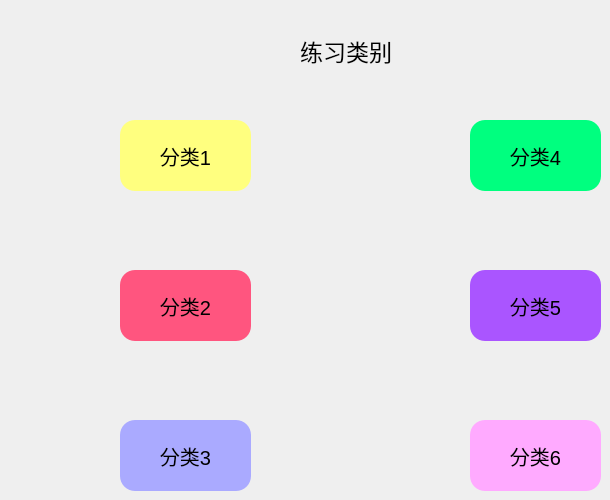
     <widget class="QWidget" name="page_6">
      <widget class="QPushButton" name="ex_class5_2">
       <property name="geometry">
        <rect>
         <x>470</x>
         <y>270</y>
         <width>131</width>
         <height>71</height>
        </rect>
       </property>
       <property name="font">
        <font>
         <pointsize>15</pointsize>
        </font>
       </property>
       <property name="styleSheet">
        <string notr="true">

QPushButton{
	background-color:rgb(170, 85, 255);
	border-radius:15px

}
QPushButton:pressed{
	padding-left:5px;
	padding-top:5px;
}</string>
       </property>
       <property name="text">
        <string>分类5</string>
       </property>
      </widget>
      <widget class="QPushButton" name="ex_class3_2">
       <property name="geometry">
        <rect>
         <x>120</x>
         <y>420</y>
         <width>131</width>
         <height>71</height>
        </rect>
       </property>
       <property name="font">
        <font>
         <pointsize>15</pointsize>
        </font>
       </property>
       <property name="styleSheet">
        <string notr="true">


QPushButton{
	background-color: rgb(170, 170, 255);
	border-radius:15px

}
QPushButton:pressed{
	padding-left:5px;
	padding-top:5px;
}</string>
       </property>
       <property name="text">
        <string>分类3</string>
       </property>
      </widget>
      <widget class="QPushButton" name="ex_class2_2">
       <property name="geometry">
        <rect>
         <x>120</x>
         <y>270</y>
         <width>131</width>
         <height>71</height>
        </rect>
       </property>
       <property name="font">
        <font>
         <pointsize>15</pointsize>
        </font>
       </property>
       <property name="autoFillBackground">
        <bool>false</bool>
       </property>
       <property name="styleSheet">
        <string notr="true">QPushButton{
	background-color: rgb(255, 85, 127);
	border-radius:15px

}
QPushButton:pressed{
	padding-left:5px;
	padding-top:5px;
}</string>
       </property>
       <property name="text">
        <string>分类2</string>
       </property>
      </widget>
      <widget class="QPushButton" name="ex_class6_2">
       <property name="geometry">
        <rect>
         <x>470</x>
         <y>420</y>
         <width>131</width>
         <height>71</height>
        </rect>
       </property>
       <property name="font">
        <font>
         <pointsize>15</pointsize>
        </font>
       </property>
       <property name="styleSheet">
        <string notr="true">


QPushButton{
	background-color: rgb(255, 170, 255);
	border-radius:15px

}
QPushButton:pressed{
	padding-left:5px;
	padding-top:5px;
}</string>
       </property>
       <property name="text">
        <string>分类6</string>
       </property>
      </widget>
      <widget class="QLabel" name="exercise_class_2">
       <property name="geometry">
        <rect>
         <x>300</x>
         <y>20</y>
         <width>121</width>
         <height>61</height>
        </rect>
       </property>
       <property name="font">
        <font>
         <pointsize>17</pointsize>
        </font>
       </property>
       <property name="styleSheet">
        <string notr="true"/>
       </property>
       <property name="text">
        <string>练习类别</string>
       </property>
      </widget>
      <widget class="QPushButton" name="ex_class4_2">
       <property name="geometry">
        <rect>
         <x>470</x>
         <y>120</y>
         <width>131</width>
         <height>71</height>
        </rect>
       </property>
       <property name="font">
        <font>
         <pointsize>15</pointsize>
        </font>
       </property>
       <property name="styleSheet">
        <string notr="true">
QPushButton{
	background-color: rgb(0, 255, 127);
	border-radius:15px

}
QPushButton:pressed{
	padding-left:5px;
	padding-top:5px;
}</string>
       </property>
       <property name="text">
        <string>分类4</string>
       </property>
      </widget>
      <widget class="QPushButton" name="ex_class2_1">
       <property name="geometry">
        <rect>
         <x>120</x>
         <y>120</y>
         <width>131</width>
         <height>71</height>
        </rect>
       </property>
       <property name="font">
        <font>
         <pointsize>15</pointsize>
        </font>
       </property>
       <property name="styleSheet">
        <string notr="true">
QPushButton{
	background-color: rgb(255, 255, 127);
	border-radius:15px

}
QPushButton:pressed{
	padding-left:5px;
	padding-top:5px;
}</string>
       </property>
       <property name="text">
        <string>分类1</string>
       </property>
      </widget>
     </widget>
